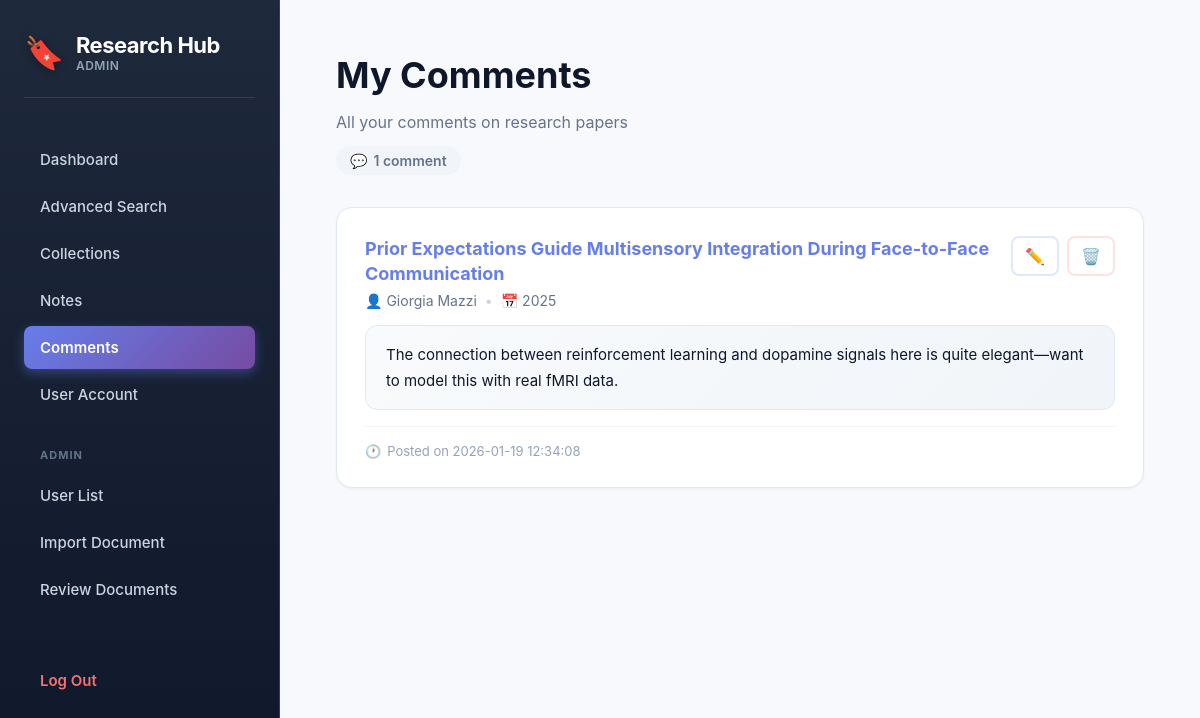
/comments.php (signed in), run on the app's committed database.
### tables this page shows
CREATE TABLE Comment (
    CommentID INT AUTO_INCREMENT PRIMARY KEY,
    UserID INT NOT NULL,
    DocumentID INT NOT NULL,
    Context TEXT NOT NULL,
    CreatedAt TIMESTAMP DEFAULT CURRENT_TIMESTAMP,
    FOREIGN KEY (UserID) REFERENCES User(UserID),
    FOREIGN KEY (DocumentID) REFERENCES Document(DocumentID)
);

CREATE TABLE Document (
    DocumentID INT AUTO_INCREMENT PRIMARY KEY,
    Title VARCHAR(500) NOT NULL,
    Abstract TEXT,
    PublicationYear YEAR,
    SourceID INT,
    Area VARCHAR(255),
    ISBN VARCHAR(50) UNIQUE,
    LinkPath VARCHAR(500),
    ImportDate DATE DEFAULT (CURDATE()),
    ReviewStatus ENUM('Pending', 'Approved', 'Rejected') DEFAULT 'Pending',
    FOREIGN KEY (SourceID) REFERENCES Source(SourceID)
);

### comments.php (the view, shortened to what this page needs)
<?php
require_once "includes/connect.php";
$userID = intval($_SESSION['UserID']);
$role   = strtolower($_SESSION['Role'] ?? "");
$sql = "
    SELECT
        C.CommentID, C.Context, C.CreatedAt,
        C.DocumentID, C.UserID AS CommentOwner,
        D.Title AS DocTitle,
        D.PublicationYear,
        GROUP_CONCAT(CONCAT(A.FirstName,' ',A.LastName) SEPARATOR ', ') AS Authors
    FROM Comment C
    JOIN Document D ON C.DocumentID = D.DocumentID
    LEFT JOIN DocumentAuthor DA ON D.DocumentID = DA.DocumentID
    LEFT JOIN Author A ON DA.AuthorID = A.AuthorID
    WHERE C.UserID = ?
    GROUP BY C.CommentID, D.DocumentID
    ORDER BY C.CreatedAt DESC
";
$stmt = $conn->prepare($sql);
$stmt->execute([$userID]);
$comments = $stmt->fetchAll(PDO::FETCH_ASSOC);
?>
<!DOCTYPE html>
<html>
<head>
    <link rel="stylesheet" href="assets/css/globals.css">
</head>
<body>
<aside class="sidebar">
    <div class="app-title">
        <span class="icon">🔖</span>
        <div>
            <div class="title">Research Hub</div>
            <div class="role"><?= strtolower(htmlspecialchars($role)) ?></div>
        </div>
    </div>
    <nav class="menu">
        <a href="dashboard.php">Dashboard</a>
        <a href="advanced_search.php">Advanced Search</a>
        <a href="collections.php">Collections</a>
        <a href="notes.php">Notes</a>
        <a href="comments.php" class="active">Comments</a>
        <a href="user_account.php">User Account</a>
    </nav>
    <?php if ($role === "admin"): ?>
        <div class="menu-heading">Admin</div>
        <nav class="menu">
            <a href="user_list.php">User List</a>
            <a href="import_document.php">Import Document</a>
            <a href="review_documents.php">Review Documents</a>
        </nav>
    <?php endif; ?>
    <a href="logout.php" class="logout">Log Out</a>
</aside>
<div class="main">
    <div class="page-header">
        <h1>My Comments</h1>
        <p class="subtitle">All your comments on research papers</p>
        <div class="stats-badge">
            <span>💬</span>
            <span><?= count($comments) ?> comment<?= count($comments) != 1 ? 's' : '' ?></span>
        </div>
    </div>
    <?php if (empty($comments)): ?>
        <div class="empty-state">
            <div class="empty-state-icon">💬</div>
            <div class="empty-state-title">No Comments Yet</div>
            <div class="empty-state-text">
                You haven't made any comments yet.<br>
                Comments can be added from document pages to share your thoughts and insights.
            </div>
        </div>
    <?php else: ?>
        <?php foreach ($comments as $c): ?>
            <div class="comment-card">
                <div class="comment-header">
                    <div class="doc-info">
                        <a href="document_view.php?id=<?= $c['DocumentID'] ?>" class="doc-link">
                            <?= htmlspecialchars($c['DocTitle']) ?>
                        </a>
                        <div class="doc-meta">
                            <span>👤 <?= htmlspecialchars($c['Authors'] ?: "Unknown authors") ?></span>
                            <?php if (!empty($c['PublicationYear'])): ?>
                                <span class="meta-separator">•</span>
                                <span>📅 <?= htmlspecialchars($c['PublicationYear']) ?></span>
                            <?php endif; ?>
                        </div>
                    </div>
                    <?php if ($role === "admin" || $c['CommentOwner'] == $userID): ?>
                        <div class="action-buttons">
                            <a class="edit-btn btn-icon"
                               href="edit_comment.php?id=<?= $c['CommentID'] ?>&doc=<?= $c['DocumentID'] ?>"
                               title="Edit comment">
                                ✏️
                            </a>
                            <a class="delete-btn btn-icon"
                               href="controllers/delete_comment.php?id=<?= $c['CommentID'] ?>&doc=<?= $c['DocumentID'] ?>"
                               onclick="return confirm('Are you sure you want to delete this comment?');"
                               title="Delete comment">
                                🗑️
                            </a>
                        </div>
                    <?php endif; ?>
                </div>
                <div class="comment-content">
                    <?= nl2br(htmlspecialchars($c['Context'])) ?>
                </div>
                <div class="comment-footer">
                    <div class="submeta">
                        <span>🕐</span>
                        <span>Posted on <?= htmlspecialchars($c['CreatedAt']) ?></span>
                    </div>
                </div>
            </div>
        <?php endforeach; ?>
    <?php endif; ?>
</div>
</body>
</html>

### assets/css/globals.css (style rules this page uses)
:root { --font-size: 16px; --background: #ffffff; --foreground: oklch(0.145 0 0); --card: #ffffff; --card-foreground: oklch(0.145 0 0); --popover: oklch(1 0 0); --popover-foreground: oklch(0.145 0 0); --primary: #030213; --primary-foreground: oklch(1 0 0); --secondary: oklch(0.95 0.0058 264.53); --secondary-foreground: #030213; --muted: #ececf0; --muted-foreground: #717182; --accent: #e9ebef; --accent-foreground: #030213; --destructive: #d4183d; --destructive-foreground: #ffffff; --border: rgba(0, 0, 0, 0.1); --input: transparent; --input-background: #f3f3f5; --switch-background: #cbced4; --font-weight-medium: 500; --font-weight-normal: 400; --ring: oklch(0.708 0 0); --chart-1: oklch(0.646 0.222 41.116); --chart-2: oklch(0.6 0.118 184.704); --chart-3: oklch(0.398 0.07 227.392); --chart-4: oklch(0.828 0.189 84.429); --chart-5: oklch(0.769 0.188 70.08); --radius: 0.625rem; --sidebar: oklch(0.985 0 0); --sidebar-foreground: oklch(0.145 0 0); --sidebar-primary: #030213; --sidebar-primary-foreground: oklch(0.985 0 0); --sidebar-accent: oklch(0.97 0 0); --sidebar-accent-foreground: oklch(0.205 0 0); --sidebar-border: oklch(0.922 0 0); --sidebar-ring: oklch(0.708 0 0); }
html { font-size: var(--font-size); }
body { background: var(--background); color: var(--foreground); margin: 0; padding: 0; font-family: Arial, sans-serif; }
* { border-color: var(--border); outline-color: var(--ring); }
h1 { font-size: 2rem; font-weight: var(--font-weight-medium); line-height: 1.5; }
h4, label, button, input, p { font-size: 1rem; line-height: 1.5; }

### data on the page
comment: DocumentID.Title "Prior Expectations Guide Multisensory Integration During Face-to-Face Communication", Authors "Giorgia Mazzi", DocumentID.PublicationYear "2025", Context "The connection between reinforcement learning and dopamine signals here is quite elegant—want to model this with real fMRI data.", CreatedAt "2026-01-19 12:34:08"

### other printed values
$role "ADMIN"
count($comments) "1"
